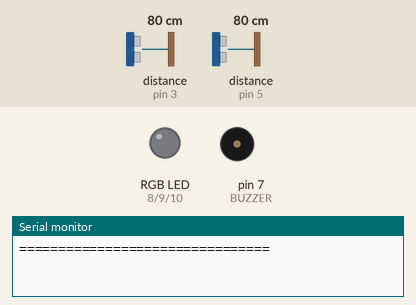
Recording of a sketch running on a simulated Arduino Uno, built with avr-gcc and run on an emulated ATmega328P. Shown: an RGB LED mixed from three pins (HIGH = lit), buzzer (waves = sounding), the last lines printed to the serial monitor. Wiring (inferred from the names in the program): 2 × ultrasonic range finder: trigger pin 2, echo pin 3 / trigger pin 4, echo pin 5. Dashed ring = blinking. Inputs (shaded band) come from the test bench; at power-on: distance to the obstacle (sensors on pin 3, pin 5) 80 cm. The echo pulse lasts 58.3 µs per cm; dim RGB values are drawn brighter than linear; pins used as bus, display or sensor lines are not drawn.

Above: at 0.01 s.
1.3 s: distance to the obstacle (sensor on pin 3) set to 2 cm
At 1.42 s:
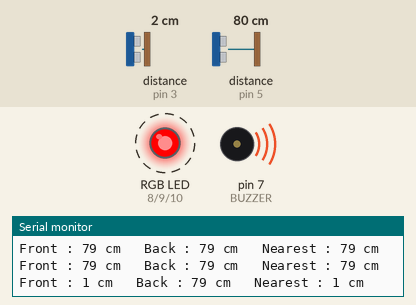
4.3 s: distance to the obstacle (sensor on pin 3) set to 35 cm
At 4.8 s:
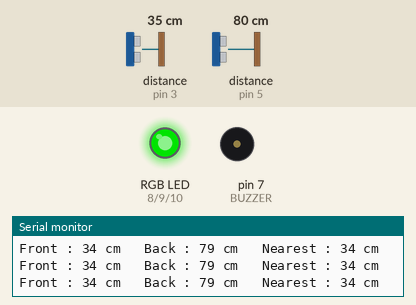
7.3 s: distance to the obstacle (sensor on pin 5) set to 18 cm
At 7.5 s:
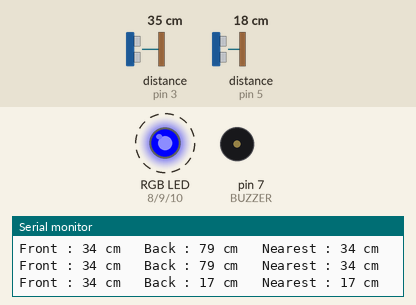
10.3 s: distance to the obstacle (sensor on pin 5) set to 35 cm
At 11.3 s:
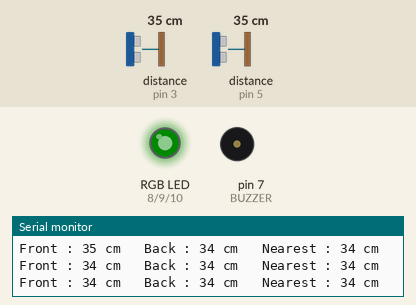
13.3 s: distance to the obstacle (sensor on pin 3) set to 12 cm
At 13.69 s:
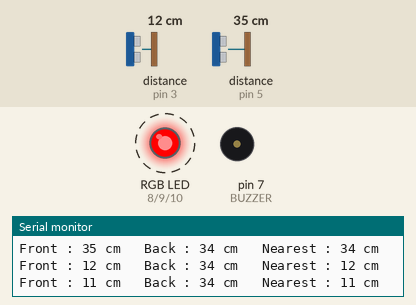
16.3 s: distance to the obstacle (sensor on pin 3) set to 9 cm
Timing chart, 0 to 20.3 s (numbered marks = the images above; inputs shaded):
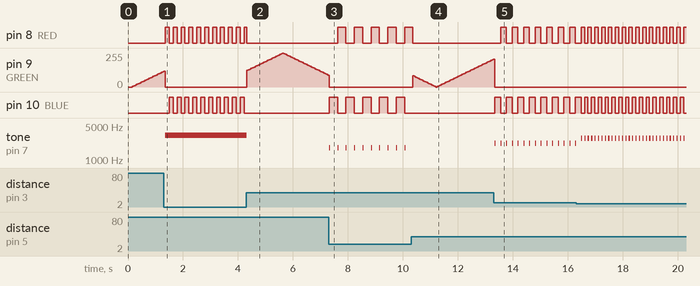

The sketch:

distance_20_with_2_ultrasonic.ino
```cpp
/*
==========================================================
SMART HOME SECURITY SYSTEM
Arduino UNO

Features
--------------------------------
✔ 2 Ultrasonic Sensors
✔ RGB Status LED
✔ Variable Speed Alarm
✔ Green Breathing
✔ Serial Monitor
==========================================================
*/

#define TRIG1 2
#define ECHO1 3

#define TRIG2 4
#define ECHO2 5

#define BUZZER 7

#define RED 8
#define GREEN 9
#define BLUE 10

// Detection Range (cm)
const int DETECT_DISTANCE = 20;

// Variables
long distance1 = 0;
long distance2 = 0;
long nearest = 999;

int brightness = 0;
int fadeAmount = 5;

bool ledState = false;

unsigned long previousLED = 0;

//-----------------------------------
void setup()
{

  Serial.begin(9600);

  pinMode(TRIG1, OUTPUT);
  pinMode(ECHO1, INPUT);

  pinMode(TRIG2, OUTPUT);
  pinMode(ECHO2, INPUT);

  pinMode(BUZZER, OUTPUT);

  pinMode(RED, OUTPUT);
  pinMode(GREEN, OUTPUT);
  pinMode(BLUE, OUTPUT);

  digitalWrite(RED, LOW);
  digitalWrite(GREEN, LOW);
  digitalWrite(BLUE, LOW);

  Serial.println("================================");
  Serial.println("SMART HOME SECURITY SYSTEM");
  Serial.println("Detection Range : 20 cm");
  Serial.println("================================");
}

//-----------------------------------
void loop()
{

  distance1 = getDistance(TRIG1, ECHO1);
  distance2 = getDistance(TRIG2, ECHO2);

  nearest = min(distance1, distance2);

  Serial.print("Front : ");
  Serial.print(distance1);
  Serial.print(" cm   ");

  Serial.print("Back : ");
  Serial.print(distance2);
  Serial.print(" cm   ");

  Serial.print("Nearest : ");
  Serial.print(nearest);
  Serial.println(" cm");

  //--------------------------------
  // SAFE MODE
  //--------------------------------

  if (nearest > DETECT_DISTANCE)
  {

    noTone(BUZZER);

    digitalWrite(RED, LOW);
    digitalWrite(BLUE, LOW);

    analogWrite(GREEN, brightness);

    brightness += fadeAmount;

    if (brightness >= 255)
    {
      brightness = 255;
      fadeAmount = -5;
    }

    if (brightness <= 0)
    {
      brightness = 0;
      fadeAmount = 5;
    }

    delay(15);
  }

  //--------------------------------
  // ALERT MODE
  //--------------------------------
  else
  {

    analogWrite(GREEN, 0);

    if (millis() - previousLED > 100)
    {

      previousLED = millis();

      ledState = !ledState;

      digitalWrite(RED, ledState);
      digitalWrite(BLUE, !ledState);

    }


    //--------------------------------
    // 16–20 cm
    // Slow Beep
    //--------------------------------
    if (nearest > 15)
    {
      tone(BUZZER, 1800);
      delay(30);
      noTone(BUZZER);
      delay(250);
    }

    //--------------------------------
    // 11–15 cm
    // Medium Beep
    //--------------------------------
    else if (nearest > 10)
    {
      tone(BUZZER, 2200);
      delay(35);
      noTone(BUZZER);
      delay(150);
    }

    //--------------------------------
    // 6–10 cm
    // Fast Beep
    //--------------------------------
    else if (nearest > 5)
    {
      tone(BUZZER, 2800);
      delay(40);
      noTone(BUZZER);
      delay(60);
    }

    //--------------------------------
    // 0–5 cm
    // Continuous Alarm
    //--------------------------------
    else
    {
      tone(BUZZER, 3200);
      delay(10);
    }

  }

  delay(20);

}

//=====================================
// Read Ultrasonic Distance
//=====================================
long getDistance(int trigPin, int echoPin)
{
  digitalWrite(trigPin, LOW);
  delayMicroseconds(2);

  digitalWrite(trigPin, HIGH);
  delayMicroseconds(10);

  digitalWrite(trigPin, LOW);

  long duration = pulseIn(echoPin, HIGH, 30000);

  if (duration == 0)
  {
    return 999;
  }

  long distance = duration * 0.0343 / 2;

  return distance;
}
```

Measured:
- after the input at 1.3 s, pin 8 (RED): alternates HIGH for 0.14 s and LOW for 0.14 s, starting after 0.05 s; pin 10 (BLUE): alternates HIGH for 0.14 s and LOW for 0.14 s, starting after 0.20 s; tone on pin 7 (BUZZER): silent → 3200 Hz after 0.05 s
- after the input at 4.3 s, pin 9 (GREEN): rises from 0/255 to 255/255 in 1.3 s, then falls to 90/255 in 1.6 s; pin 10 (BLUE): stops changing and stays LOW; tone on pin 7 (BUZZER): 3200 Hz → silent at once
- after the input at 7.3 s, pin 8 (RED): alternates HIGH for 0.30 s and LOW for 0.30 s, starting after 0.32 s; pin 10 (BLUE): alternates HIGH for 0.30 s and LOW for 0.30 s, starting at once; tone on pin 7 (BUZZER): alternates 1800 Hz for 0.03 s and silent for 0.27 s, starting at once
- after the input at 10.3 s, pin 8 (RED): goes on until 10.4 s, then stays LOW; pin 10 (BLUE): stops changing and stays LOW; tone on pin 7 (BUZZER): stops changing and stays silent
- after the input at 13.3 s, pin 8 (RED): alternates HIGH for 0.21 s and LOW for 0.21 s, starting after 0.25 s; pin 10 (BLUE): alternates HIGH for 0.21 s and LOW for 0.21 s, starting at once; tone on pin 7 (BUZZER): alternates 2200 Hz for 0.04 s and silent for 0.17 s, starting at once
- after the input at 16.3 s, pin 8 (RED), pin 10 (BLUE): alternates HIGH for 0.12 s and LOW for 0.12 s, starting after 0.31 s
